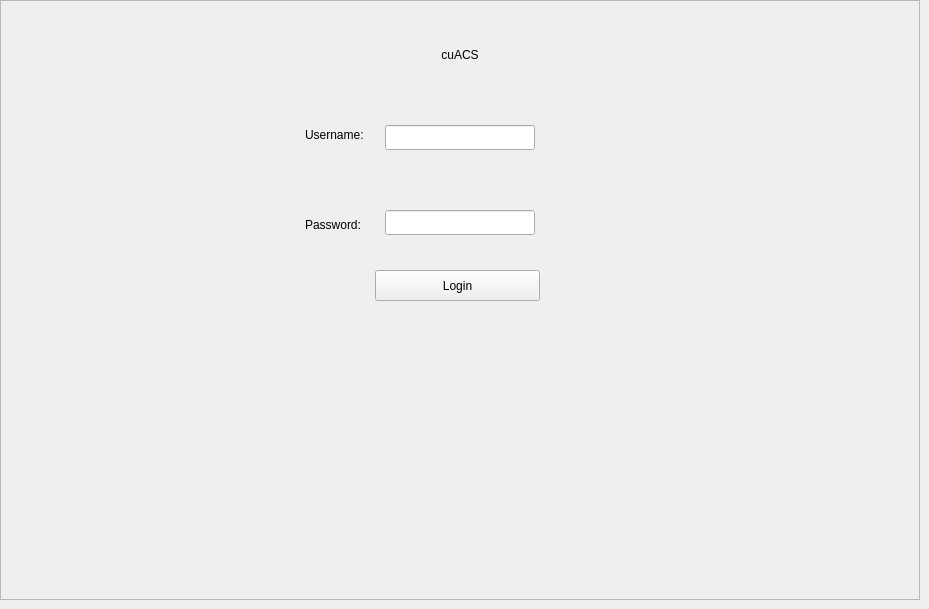
    <widget class="QWidget" name="page">
     <widget class="QFrame" name="login_frame">
      <property name="geometry">
       <rect>
        <x>0</x>
        <y>0</y>
        <width>920</width>
        <height>600</height>
       </rect>
      </property>
      <property name="autoFillBackground">
       <bool>false</bool>
      </property>
      <property name="styleSheet">
       <string notr="true"/>
      </property>
      <property name="frameShape">
       <enum>QFrame::StyledPanel</enum>
      </property>
      <property name="frameShadow">
       <enum>QFrame::Raised</enum>
      </property>
      <widget class="QLabel" name="login_title">
       <property name="geometry">
        <rect>
         <x>385</x>
         <y>20</y>
         <width>150</width>
         <height>70</height>
        </rect>
       </property>
       <property name="layoutDirection">
        <enum>Qt::LeftToRight</enum>
       </property>
       <property name="text">
        <string>cuACS</string>
       </property>
       <property name="alignment">
        <set>Qt::AlignCenter</set>
       </property>
      </widget>
      <widget class="QPushButton" name="login_button">
       <property name="geometry">
        <rect>
         <x>375</x>
         <y>270</y>
         <width>165</width>
         <height>31</height>
        </rect>
       </property>
       <property name="text">
        <string>Login</string>
       </property>
      </widget>
      <widget class="QLineEdit" name="password_input">
       <property name="geometry">
        <rect>
         <x>385</x>
         <y>210</y>
         <width>150</width>
         <height>25</height>
        </rect>
       </property>
       <property name="styleSheet">
        <string notr="true"/>
       </property>
      </widget>
      <widget class="QLineEdit" name="username_input">
       <property name="geometry">
        <rect>
         <x>385</x>
         <y>125</y>
         <width>150</width>
         <height>25</height>
        </rect>
       </property>
      </widget>
      <widget class="QLabel" name="password_label">
       <property name="geometry">
        <rect>
         <x>305</x>
         <y>210</y>
         <width>80</width>
         <height>30</height>
        </rect>
       </property>
       <property name="text">
        <string>Password:</string>
       </property>
      </widget>
      <widget class="QLabel" name="username_label">
       <property name="geometry">
        <rect>
         <x>305</x>
         <y>120</y>
         <width>80</width>
         <height>30</height>
        </rect>
       </property>
       <property name="text">
        <string>Username:</string>
       </property>
      </widget>
     </widget>
    </widget>
